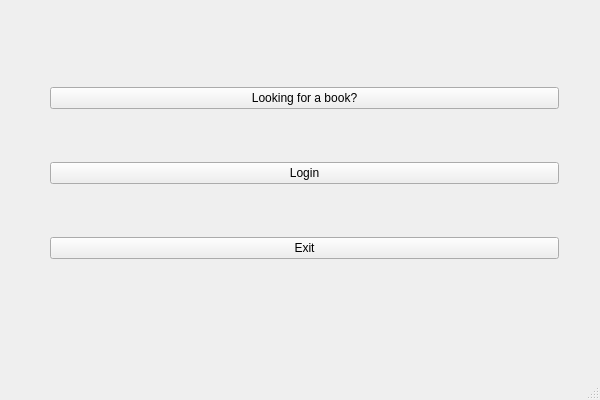
<?xml version="1.0" encoding="UTF-8"?>
<ui version="4.0">
 <class>UserAppClass</class>
 <widget class="QMainWindow" name="UserAppClass">
  <property name="geometry">
   <rect>
    <x>0</x>
    <y>0</y>
    <width>600</width>
    <height>400</height>
   </rect>
  </property>
  <property name="windowTitle">
   <string>Main Menu</string>
  </property>
  <property name="tabShape">
   <enum>QTabWidget::Rounded</enum>
  </property>
  <widget class="QWidget" name="centralWidget">
   <widget class="QWidget" name="verticalLayoutWidget">
    <property name="geometry">
     <rect>
      <x>39</x>
      <y>29</y>
      <width>531</width>
      <height>291</height>
     </rect>
    </property>
    <layout class="QVBoxLayout" name="verticalLayout">
     <item>
      <widget class="QPushButton" name="bookSearchBtn">
       <property name="text">
        <string>Looking for a book?</string>
       </property>
      </widget>
     </item>
     <item>
      <widget class="QPushButton" name="loginBtn">
       <property name="text">
        <string>Login</string>
       </property>
      </widget>
     </item>
     <item>
      <widget class="QPushButton" name="exitBtn">
       <property name="text">
        <string>Exit</string>
       </property>
      </widget>
     </item>
    </layout>
   </widget>
  </widget>
  <widget class="QStatusBar" name="statusBar"/>
 </widget>
 <layoutdefault spacing="6" margin="11"/>
 <resources>
  <include location="UserApp.qrc"/>
 </resources>
 <connections/>
</ui>
